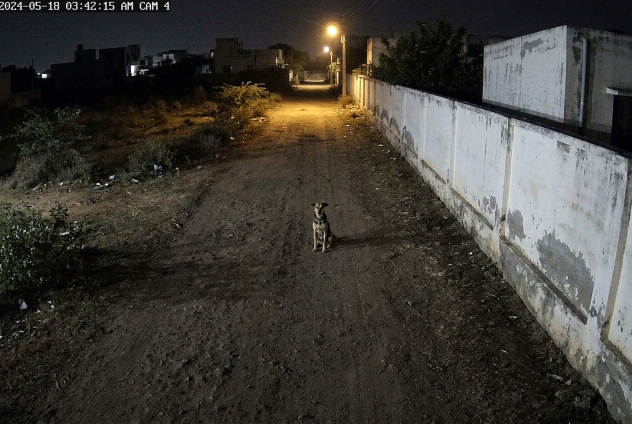
#> input picture 9x_security/tests/assets/night_dog_sitting.jpg, 1264 x 848 px (shown at 1/2 size); its folder holds 6 pictures in this run
$ python zoom_real_yolo_check.py
#> lines starting #> are read from the running program, lines starting #| are printed output that depends on the picture
### 9x_security/config.py
"""9x Security - Configuration handling (persisted to config.json)."""
import json
import os
import sys

APP_NAME = "9x Security"
if getattr(sys, "frozen", False):
    # PyInstaller build: bundled resources (model) live in _internal (sys._MEIPASS).
    # User data lives OUTSIDE the install folder — the NSIS updater wipes the whole
    # install dir on every update (config/events/snapshots were lost each update).
    _EXE_DIR = os.path.dirname(os.path.abspath(sys.executable))
    _RES_DIR = getattr(sys, "_MEIPASS", _EXE_DIR)
    _LOCAL = os.environ.get("LOCALAPPDATA") or os.path.join(os.path.expanduser("~"), "AppData", "Local")
    BASE_DIR = os.environ.get("NX_DATA_DIR") or os.path.join(_LOCAL, "9xSecurity")
else:
    _EXE_DIR = os.path.dirname(os.path.abspath(__file__))
    _RES_DIR = _EXE_DIR
    BASE_DIR = os.environ.get("NX_DATA_DIR") or _EXE_DIR
CONFIG_PATH = os.path.join(BASE_DIR, "config.json")
SNAPSHOT_DIR = os.path.join(BASE_DIR, "snapshots")
DB_PATH = os.path.join(BASE_DIR, "events.db")
MODEL_PATH = os.path.join(_RES_DIR, "yolov8n.pt")
_USER_FILES = ("config.json", "events.db", "snapshots", "wa_log.txt", "camera_log.txt", "app_log.txt")


# [23 lines left out: function migrate_legacy_data, not called in this run]

# Processing / display resolution (16:9). Detection & line are handled here.
DISPLAY_WIDTH = 960
DISPLAY_HEIGHT = 540

DEFAULTS = {
    "rtsp_url": "",
    # Detection line stored in normalized coordinates (0..1) => resolution independent
    "line": {"x1": 0.1, "y1": 0.5, "x2": 0.9, "y2": 0.5},
    # Which crossing direction counts as ENTRY.
    # cross product sign flips from negative->positive = "pos", positive->negative = "neg"
    "entry_direction": "pos",
    # Optional SECOND line for person + two-wheeler only (car/truck/bus keep the main line).
    # None => persons/bikes are counted on the main line too. Each object meets exactly ONE line.
    "line2": None,
    "entry_direction2": "",  # '' => inferred from the main line when line2 is drawn
    "confidence": 0.35,
    "detector_model": "auto",        # auto | fast (yolov8n) | accurate (yolov8s)
    "detect_frame_skip": 2,          # run detector every N frames (CPU friendly)
    "enable_plate": True,
    # ---- Plate Recognizer cloud (user's own key; 4-wheelers only — persons/bikes never go to the cloud) ----
    "pr_enabled": False,
    "pr_api_key": "",
    "pr_mode": "always",       # always = cloud first (sabse sahi) | fallback = local EasyOCR first (credits bachao)
    "pr_region": "in",
    "vehicle_classes": ["car", "truck", "bus"],
    "enable_person": False,        # tick => person Entry/Exit alerts
    "enable_two_wheeler": False,   # tick => motorcycle/bicycle Entry/Exit alerts
    # Per-category time window. enabled + outside window => that category is NOT counted at all.
    "cat_schedules": {
        "vehicle": {"enabled": False, "start": "00:00", "end": "23:59"},
        "person": {"enabled": False, "start": "00:00", "end": "23:59"},
        "two_wheeler": {"enabled": False, "start": "00:00", "end": "23:59"},
    },
    # ---- WhatsApp (wa.9x.design) alerts ----
    "wa_enabled": False,
    "wa_base_url": "https://wa.9x.design",
    "wa_api_key": "",
    "wa_recipients": [],          # ["919876543210", ...]
    "wa_groups": [],              # [{"id": "120363...@g.us", "name": "Gate Staff"}, ...]
    "wa_send_image": True,        # False => text-only alert
    # ---- Timing / schedule ----
    "wa_schedule_enabled": False,     # True => WhatsApp alerts only between wa_start-wa_end
    "wa_start": "18:00",
    "wa_end": "06:00",
    "capture_schedule_enabled": False,  # True => detection/capture only in window (video always on)
    "capture_start": "18:00",
    "capture_end": "06:00",
    # ---- Daily WhatsApp report (PDF: per-gate Entry/Exit totals per vehicle type) ----
    "daily_report_enabled": False,
    "daily_report_time": "21:00",   # HH:MM (24h) the PDF goes out every day
    "daily_report_last": "",        # YYYY-MM-DD of the last day reported (catch-up after a PC-off night)
    # ---- Lone-person chime (engine-side sound, works while UI is minimised/locked) ----
    "person_chime_enabled": True,
    "vehicle_chime_enabled": True,           # deeper 'bong-bong' for car/truck/bus
    "two_wheeler_chime_enabled": True,       # quick 'ti-ti' for bikes
    "person_chime_schedule_enabled": True,   # True => only between start-end (night); False => 24h (shared by all)
    "person_chime_start": "18:00",
    "person_chime_end": "06:00",
    "person_chime_volume": 70,               # 0-100
    # ---- Storage ----
    "auto_delete_enabled": True,   # auto-delete old events + snapshots
    "retention_days": 7,   # events + snapshots older than this are auto-deleted
    "ignore_zones": [],  # [{x1,y1,x2,y2} normalized] parked-vehicle areas never counted
    # ---- Saved cameras (one ACTIVE at a time — light on the PC). The top-level rtsp_url/line/
    # entry_direction/ignore_zones always belong to the active camera; sync_cameras() mirrors them.
    "cameras": [],            # [{id, name, gate, rtsp_url, rtsp_url_main, line, entry_direction, ignore_zones}]
    "active_camera_id": "",
    "auto_connect": True,  # engine connects the saved camera by itself at start (PC reboot) and retries
    "setup_done": False,  # first-run Setup Wizard finished/skipped (existing installs with a camera URL count as done)
    "auto_lock_minutes": 10,  # UI locks (login screen) after this idle time; 0 = never. Engine keeps running.
    # ---- wa.9x.design account credentials (stored for reference) ----
    "wa_account_email": "",
    "wa_account_password": "",
    # ---- App login (local, PBKDF2 hashed) ----
    "auth_user": "admin",
    "auth_salt": "",
    "auth_hash": "",
    # ---- Auto-update (GitHub Releases) ----
    "github_repo": "",
    "gh_token": "",
}


# [20 lines left out: functions load_config, save_config, not called in this run]


# ---- saved cameras ---------------------------------------------------------
CAMERA_KEYS = ("rtsp_url", "rtsp_url_main", "line", "entry_direction", "line2", "entry_direction2", "ignore_zones")
CAMERA_SCHEDULE_DEFAULT = {"enabled": False, "start": "20:00", "end": "08:00"}  # per-camera capture window
MAX_CAMERAS = 8


def _copy(v):
    return json.loads(json.dumps(v))


# [14 lines left out: functions active_camera, new_camera_id, not called in this run]


def _store_from_top(cfg, cam):
    for k in CAMERA_KEYS:
        cam[k] = _copy(cfg.get(k, DEFAULTS.get(k, "")))


def _load_into_top(cfg, cam):
    for k in CAMERA_KEYS:
        cfg[k] = _copy(cam.get(k, DEFAULTS.get(k, "")))


# [61 lines left out: functions sync_cameras, activate_camera, gate_name, infer_entry_direction2, not called in this run]


def entry_direction2(cfg):
    """Effective entry sign for the person/bike line ('' falls back to the main line's)."""
    return cfg.get("entry_direction2") or cfg.get("entry_direction", "pos")


def camera_by_id(cfg, cam_id):
    return next((c for c in cfg.get("cameras") or [] if c.get("id") == cam_id), None)


# [53 lines left out: functions camera_cfg, camera_schedule, camera_window_open, fmt12, in_time_window, not called in this run]


CATEGORIES = ("vehicle", "person", "two_wheeler")


# [28 lines left out: functions allowed_classes, detect_classes, category_counts_now, not called in this run]


def ensure_std_streams():
    """PyInstaller --windowed builds have no console: stdout/stderr are None and
    any library print/log (torch/ultralytics/tqdm) crashes the thread.
    Redirect them to app_log.txt so the app never dies from a print."""
    if not getattr(sys, "frozen", False):
        return
    if sys.stdout is not None and sys.stderr is not None:
        return
    try:
        log = open(os.path.join(BASE_DIR, "app_log.txt"), "a", buffering=1,
                   encoding="utf-8", errors="replace")
    except Exception:
        log = open(os.devnull, "w")
    if sys.stdout is None:
        sys.stdout = log
    if sys.stderr is None:
        sys.stderr = log


os.makedirs(BASE_DIR, exist_ok=True)
if getattr(sys, "frozen", False):
    migrate_legacy_data()
ensure_std_streams()
os.makedirs(SNAPSHOT_DIR, exist_ok=True)

### 9x_security/tests/zoom_real_yolo_check.py
"""Real-YOLO E2E through the running service: a far night DOG (full-frame YOLO says 'person') walking
over the line must give 0 person events (zoom check), a night PERSON must still give 1.
Usage: python tests/zoom_real_yolo_check.py"""
import os
import sqlite3
import sys
import time

import cv2
import numpy as np
import requests

sys.path.insert(0, os.path.dirname(__file__))
from multicam_load_check import BASE  # noqa: E402

ASSETS = os.path.join(os.path.dirname(os.path.abspath(__file__)), "assets")
LINE = {"x1": 0.05, "y1": 0.5, "x2": 0.95, "y2": 0.5}


def make_video(name, scale, path, seconds=36, fps=12):
#> called with name = 'night_dog_sitting.jpg', scale = 1, path = '/tmp/nx_zoom_dog.mp4', seconds = 36, fps = 12
    img = cv2.resize(cv2.imread(os.path.join(ASSETS, name)), (960, 540))
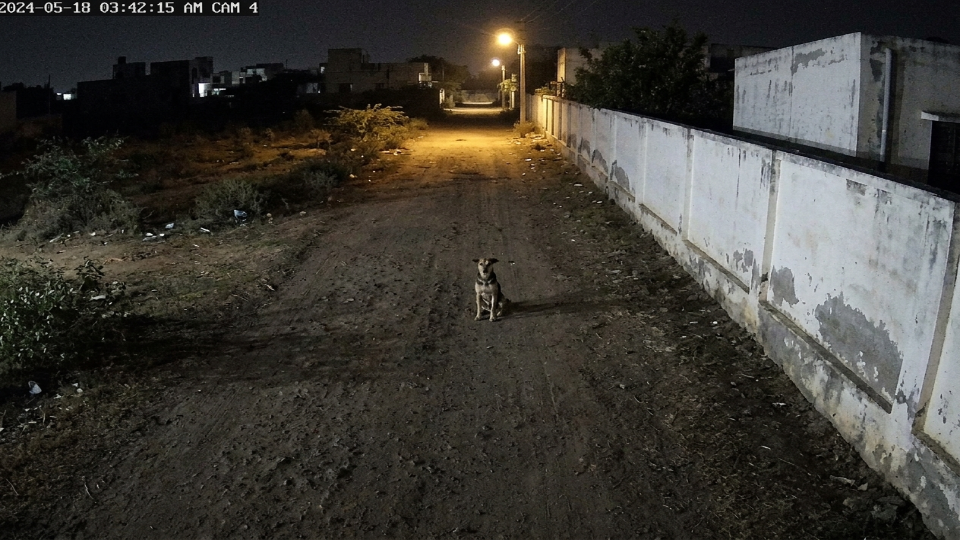
#> img: shape (540, 960, 3); mean B, G, R 54.2, 60.4, 63.1
    small = cv2.resize(img, None, fx=scale, fy=scale)
    vw = cv2.VideoWriter(path, cv2.VideoWriter_fourcc(*"mp4v"), fps, (960, 540))
    for i in range(seconds * fps):
        t = i / fps
        canvas = np.full((540, 960, 3), 30, np.uint8)
        # the whole scene slides down during 2-14 s so the subject walks over the line at y=270
        y0 = int(-small.shape[0] * 0.6 + min(max(t - 2, 0), 12) / 12 * 540) if t >= 2 else int(-small.shape[0] * 0.6)
        x0 = (960 - small.shape[1]) // 2
        ys, ye = max(0, y0), min(540, y0 + small.shape[0])
        if ye > ys:
            canvas[ys:ye, x0:x0 + small.shape[1]] = small[ys - y0:ye - y0]
        vw.write(canvas)
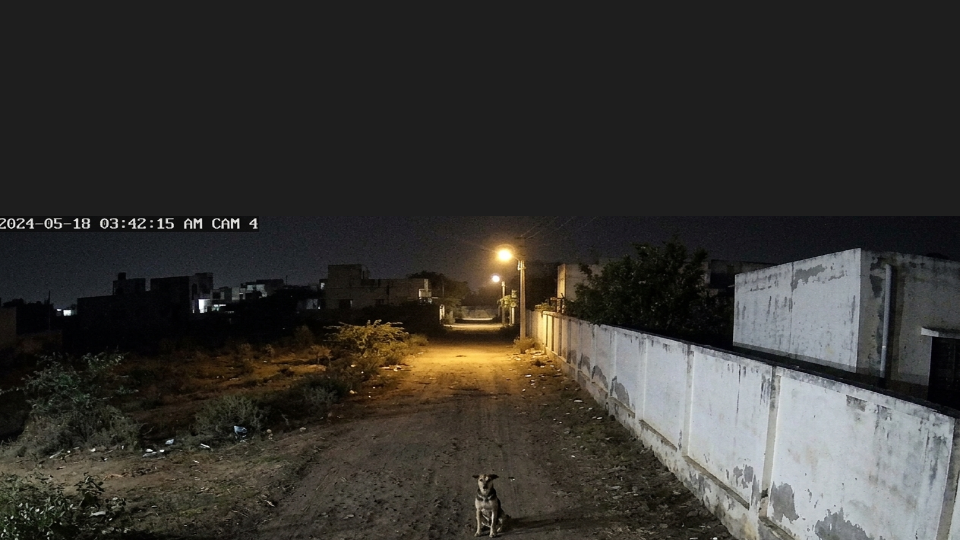
#> canvas: shape (540, 960, 3); mean B, G, R 49.3, 53.1, 55
    vw.release()


def run(H, video, want, label):
    log_path = os.path.join(os.path.dirname(os.path.dirname(os.path.abspath(__file__))), "camera_log.txt")
    log_mark = os.path.getsize(log_path) if os.path.exists(log_path) else 0
    r = requests.post(f"{BASE}/api/cameras", headers=H,
                      json={"name": "Zoom E2E", "gate": "ZOOME2E", "rtsp_url": video}, timeout=10).json()
    cid = r["cameras"][-1]["id"]
    try:
        requests.post(f"{BASE}/api/cameras/{cid}/activate", headers=H, timeout=10).raise_for_status()
        requests.post(f"{BASE}/api/line", headers=H, json=LINE, timeout=5).raise_for_status()
        requests.post(f"{BASE}/api/line2", headers=H, json={"clear": True}, timeout=5)
        t0 = time.time()
        cam = {}
        while time.time() - t0 < 100:  # the file ladder (tcp/udp first) can take ~20 s to open
            time.sleep(3)
            st = requests.get(f"{BASE}/api/state", headers=H, timeout=10).json()
            cam = next(c for c in st["cameras"] if c["id"] == cid)
            if cam.get("ai_frames", 0) >= 120:  # ~20 s of video processed: the crossing (t~8-12 s) is behind us
                break
        time.sleep(4)  # person group quiet time
        evs = requests.get(f"{BASE}/api/events?all=1", headers=H, timeout=10).json()["events"]
        mine = [e for e in evs if e.get("gate") == "ZOOME2E"]
        print(f"{label}: ai_frames={cam.get('ai_frames')} events={[(e['direction'], e['vehicle_type']) for e in mine]} want={want}")
        with open(log_path, encoding="utf-8") as f:
            f.seek(log_mark)
            print("    zoom log lines (this run):", f.read().count("zoom karke dekha"))
        return len(mine) == want, mine
    finally:
        requests.delete(f"{BASE}/api/cameras/{cid}", headers=H, timeout=10)
        requests.post(f"{BASE}/api/cameras/cam1/activate", headers=H, timeout=10)


def main():
    # night_dog_sitting at full scale: the fast model calls it 'person' 0.49, 33x64 px (tall enough to pass
    # the shape/size rules) -> only the zoomed look can stop it (A/B: tests/zoom_offline_ab_check.py)
    make_video("night_dog_sitting.jpg", 1.0, "/tmp/nx_zoom_dog.mp4")
    make_video("night_person.jpg", 0.6, "/tmp/nx_zoom_person.mp4")
#> call 2 of make_video, with name = 'night_person.jpg', scale = 0.6, path = '/tmp/nx_zoom_person.mp4', seconds = 36, fps = 12
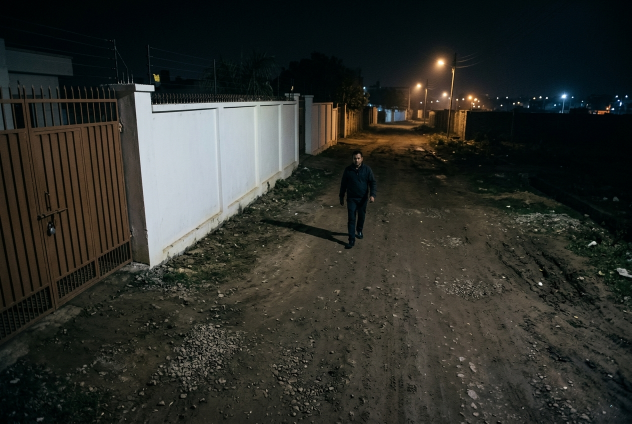
#> input picture 9x_security/tests/assets/night_person.jpg, 1264 x 848 px (shown at 1/2 size)
#> in make_video (call 2), `img = cv2.resize(cv2.imread(os.path.join(ASSETS, name)), (960, 540))`:
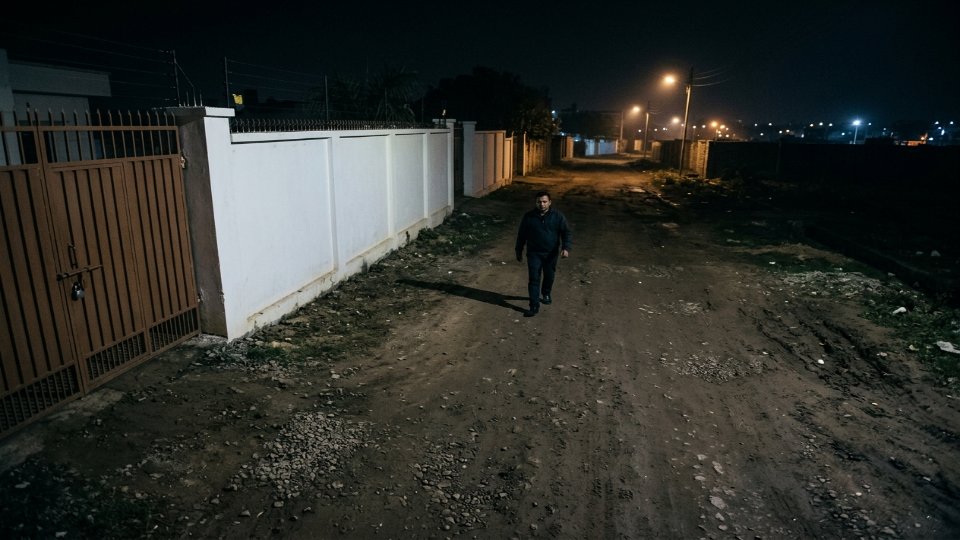
#> img: shape (540, 960, 3); mean B, G, R 42.8, 48.1, 46.6
#> after the loop in make_video (call 2), `for i in range(seconds * fps):`:
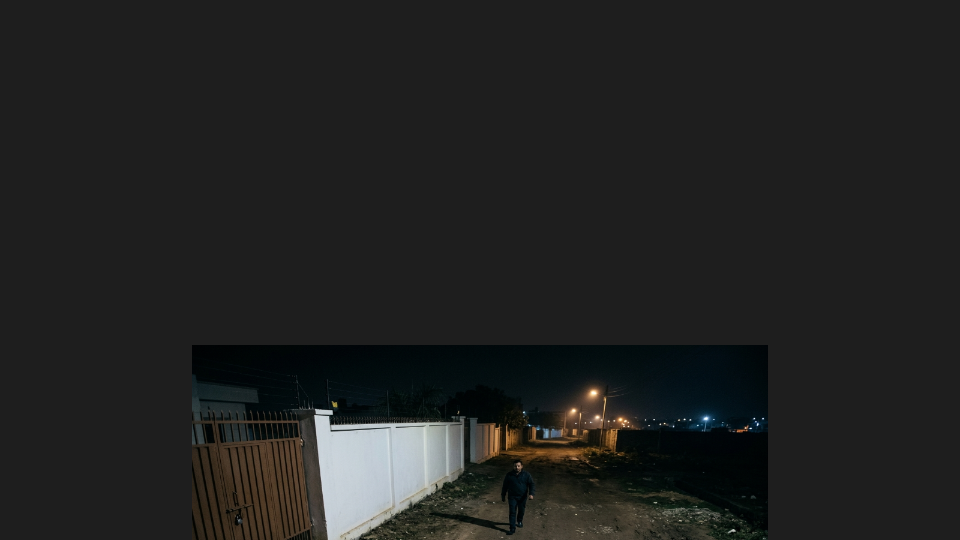
#> canvas: shape (540, 960, 3); mean B, G, R 33.1, 33.9, 33.3
    tok = requests.post(f"{BASE}/api/login", json={"username": "admin", "password": "9xsecurity"}, timeout=5).json()["token"]
    H = {"X-Auth-Token": tok}
    requests.post(f"{BASE}/api/options", headers=H, json={"detector_model": "fast", "enable_person": True,
                                                            "confidence": 0.3}, timeout=5)
    results, all_ev = [], []
    for video, want, label in (("/tmp/nx_zoom_dog.mp4", 0, "DOG (full-frame 'person') over the line"),
                               ("/tmp/nx_zoom_person.mp4", 1, "PERSON over the line")):
        ok, ev = run(H, video, want, label)
        results.append(ok)
        all_ev += ev
    db = sqlite3.connect(os.path.join(os.path.dirname(os.path.dirname(os.path.abspath(__file__))), "events.db"))
    db.execute("DELETE FROM events WHERE gate='ZOOME2E'")
    db.commit()
    for e in all_ev:
        if e.get("image_path") and os.path.exists(e["image_path"]):
            os.remove(e["image_path"])
    requests.post(f"{BASE}/api/options", headers=H, json={"detector_model": "auto", "enable_person": False,
                                                            "confidence": 0.35}, timeout=5)
    requests.post(f"{BASE}/api/line", headers=H, json={"x1": 0.1, "y1": 0.2, "x2": 0.9, "y2": 0.8}, timeout=5)
    print("RESULT:", "PASS" if all(results) else "FAIL", results)
    return 0 if all(results) else 1


if __name__ == "__main__":
    sys.exit(main())
#> (the call stopped at in main, `tok = requests.post(f"{BASE}/api/login", json={"username": "admin", "p..`: requests is not available in this run)
